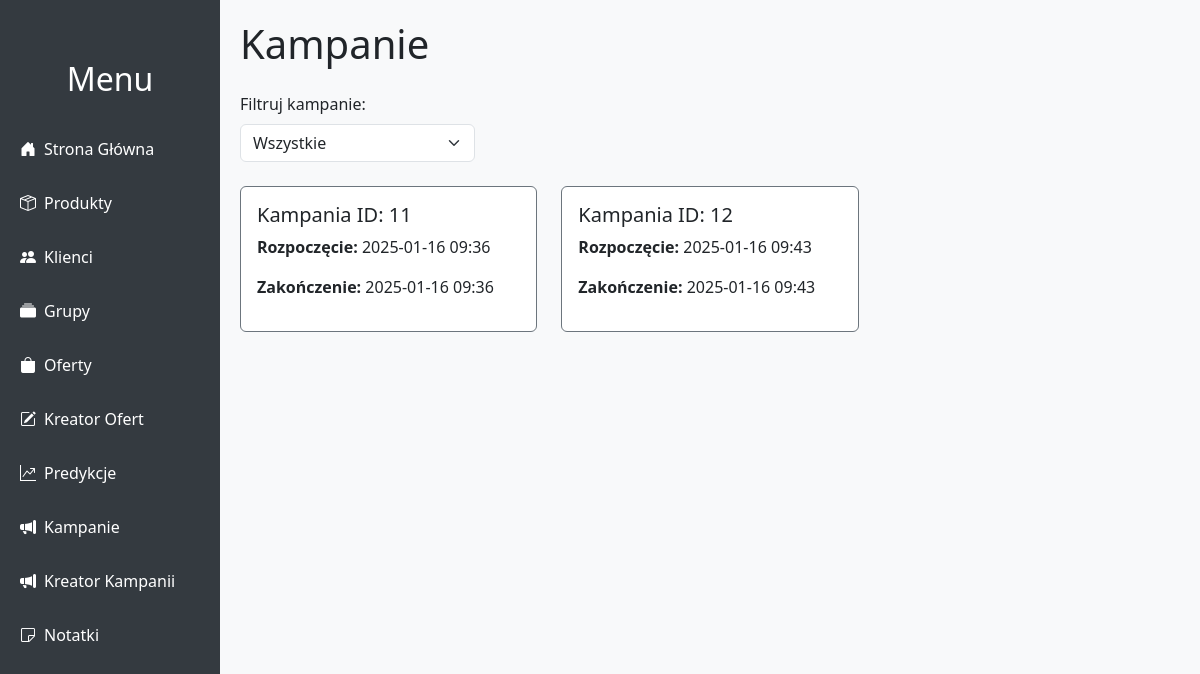
Page /campaign_success/ on the committed database.
### DjangoProject/models.py (models this page shows, shortened)
class Kampania(models.Model):
    data_rozpoczecia = models.DateTimeField(null=True, blank=True)
    warunek = models.JSONField(null=True, blank=True)
    czas_trwania = models.PositiveIntegerField()
    aktywowana = models.BooleanField(default=False)
    grupy = models.ManyToManyField(Grupa)

### DjangoProject/views.py (the view)
# urls.py: path('campaign_success/', views.campaign_success, name='campaign_success'),
def campaign_success(request):
    return kampanie(request)

### DjangoProject/views.py (called while the page is built)
def kampanie(request):
    teraz = now()
    kampanie_trwajace = Kampania.objects.filter(
        aktywowana=True,
        data_rozpoczecia__lte=teraz,
        data_rozpoczecia__gte=teraz - timedelta(days=1)  # Rozpoczęcie wczoraj lub dziś
    )
    kampanie_zaplanowane = Kampania.objects.filter(
        aktywowana=False
    )
    kampanie_przeszle = Kampania.objects.filter(
        aktywowana=True,
        data_rozpoczecia__lt=teraz - timedelta(days=1)
    )
    context = {
        'kampanie_trwajace': kampanie_trwajace,
        'kampanie_zaplanowane': kampanie_zaplanowane,
        'kampanie_przeszle': kampanie_przeszle,
    }
    return render(request, 'kampanie_podglad.html', context)

### templates/kampanie_podglad.html (shortened to what this page needs)
<!DOCTYPE html>
<html lang="pl">
<head>
    <link href="https://cdn.jsdelivr.net/npm/bootstrap@5.3.0/dist/css/bootstrap.min.css" rel="stylesheet">
    <link rel="stylesheet" href="https://cdn.jsdelivr.net/npm/bootstrap-icons@1.10.5/font/bootstrap-icons.css">
</head>
<body>
    <div class="sidebar">
    <h2 class="text-center text-white mb-4">Menu</h2>
        <a href="/dashboard/"><i class="bi bi-house-door-fill me-2"></i>Strona Główna</a>
        <a href="/products_stats/"><i class="bi bi-box-seam me-2"></i>Produkty</a>
        <a href="/klienci/"><i class="bi bi-people-fill me-2"></i>Klienci</a>
        <a href="/grupy/"><i class="bi bi-collection-fill me-2"></i>Grupy</a>
        <a href="/oferty/"><i class="bi bi-bag-fill me-2"></i>Oferty</a>
        <a href="/kreator_ofert/"><i class="bi bi-pencil-square me-2"></i>Kreator Ofert</a>
        <a href="/predykcje/"><i class="bi bi-graph-up-arrow me-2"></i>Predykcje</a>
        <a href="/kampanie/"><i class="bi bi-megaphone-fill me-2"></i>Kampanie</a>
        <a href="/create_campaign/"><i class="bi bi-megaphone-fill me-2"></i>Kreator Kampanii</a>
        <a href="/notatki/"><i class="bi bi-sticky me-2"></i>Notatki</a>
</div>
    <div class="main-content">
        <h1 class="mb-4">Kampanie</h1>
        <div class="mb-4">
            <label for="sortType" class="form-label">Filtruj kampanie:</label>
            <select id="sortType" class="form-select w-25">
                <option value="all">Wszystkie</option>
            </select>
        </div>
        <div class="row row-cols-1 row-cols-md-3 g-4">
            {% for kampania in kampanie_przeszle %}
            <div class="col campaign-card" data-status="przeszle" data-id="{{ kampania.id }}">
                <div class="card border-secondary">
                    <div class="card-body">
                        <h5 class="card-title">Kampania ID: {{ kampania.id }}</h5>
                        <p><strong>Rozpoczęcie:</strong> {{ kampania.data_rozpoczecia|date:"Y-m-d H:i" }}</p>
                        <p><strong>Zakończenie:</strong> {{ kampania.data_rozpoczecia|date:"Y-m-d H:i" }}</p>
                    </div>
                </div>
            </div>
            {% endfor %}
        </div>
    </div>
</body>
</html>

### templates/kampanie_podglad.html (style rules this page uses)
body { background-color: #f8f9fa; display: flex; margin: 0; overflow-x: hidden; }
.sidebar { width: 220px; height: 100vh; position: fixed; top: 0; left: 0; padding-top: 60px; background-color: #343a40; overflow-y: auto; }
.sidebar a { color: #ffffff; padding: 15px 20px; display: block; text-decoration: none; }
.main-content { margin-left: 220px; padding: 20px; width: calc(100% - 220px); }
.campaign-card { cursor: pointer; transition: transform 0.2s; }

### rows in the picture
Kampania: id "11", data_rozpoczecia "2025-01-16 09:36"
Kampania: id "12", data_rozpoczecia "2025-01-16 09:43"
